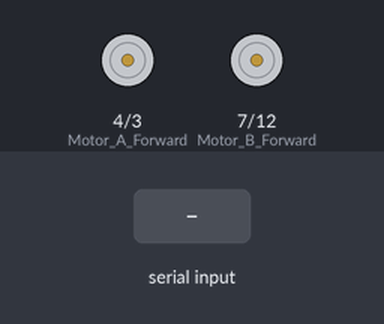
The sketch below on a simulated Arduino Uno, built with avr-gcc and run on an emulated ATmega328P. On the bench: motor-driver pin pairs drawn as motors (green arrow = first pin HIGH = forward, orange = second pin HIGH = backward, longer = more drive, scaled by the enable pin). The inputs (shaded band) are chosen by the test bench. What the sketch prints to the serial monitor is not drawn.

Above: at 1.2 s.
1.3 s: "F\n" received over Serial
2.8 s: byte 66 ('B') received over Serial
At 3.5 s:
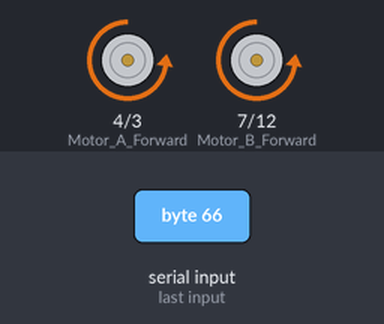
4.3 s: byte 76 ('L') received over Serial
At 4.7 s:
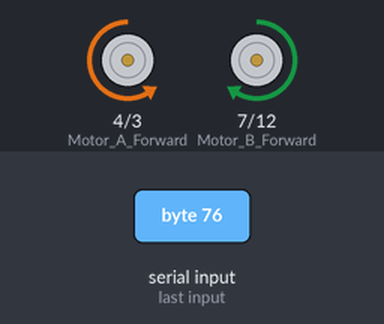
5.8 s: byte 82 ('R') received over Serial
At 7.0 s:
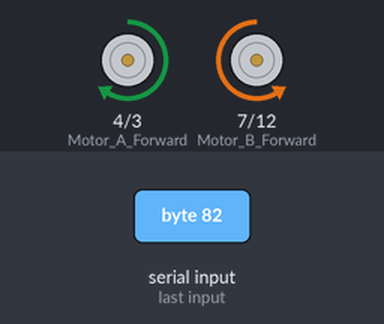
7.3 s: "G\n" received over Serial
At 8.2 s:
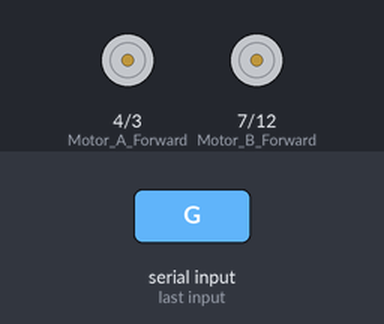
8.8 s: "I\n" received over Serial
Timing chart, 0 to 11.3 s (numbered marks = the images above; inputs shaded):
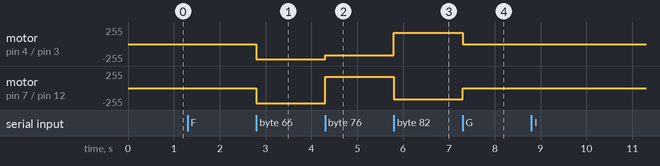

Measured:
- after the input at 2.8 s, motor on pin 4 (Motor_A_Forward) / pin 3 (Motor_A_Reverse), motor on pin 7 (Motor_B_Forward) / pin 12 (Motor_B_Reverse): stopped → backward 225/255 at once
- after the input at 4.3 s, motor on pin 4 (Motor_A_Forward) / pin 3 (Motor_A_Reverse): backward 225/255 → backward 170/255 at once; motor on pin 7 (Motor_B_Forward) / pin 12 (Motor_B_Reverse): backward 225/255 → forward 170/255 at once
- after the input at 5.8 s, motor on pin 4 (Motor_A_Forward) / pin 3 (Motor_A_Reverse): backward 170/255 → forward 170/255 at once; motor on pin 7 (Motor_B_Forward) / pin 12 (Motor_B_Reverse): forward 170/255 → backward 170/255 at once
- after the input at 7.3 s, motor on pin 4 (Motor_A_Forward) / pin 3 (Motor_A_Reverse): forward 170/255 → stopped at once; motor on pin 7 (Motor_B_Forward) / pin 12 (Motor_B_Reverse): backward 170/255 → stopped at once

The sketch:

Bluetooth_Arduino_Motor_Code.ino
```cpp
int Motor_A_Enable = 9;
int Motor_A_Reverse = 3;
int Motor_A_Forward = 4;

int Motor_B_Enable = 10;
int Motor_B_Reverse = 12;
int Motor_B_Forward = 7;

void setup() {
  // put your setup code here, to run once:
  Serial.begin(9600);

  pinMode(Motor_A_Enable, OUTPUT);
  pinMode(Motor_A_Forward, OUTPUT);
  pinMode(Motor_A_Reverse, OUTPUT);

  pinMode(Motor_B_Enable, OUTPUT);
  pinMode(Motor_B_Forward, OUTPUT);
  pinMode(Motor_B_Reverse, OUTPUT);
}

void loop() {

  if(Serial.available() > 0)
  {
    char data;
     data = Serial.read();
     Serial.write(Serial.read());
     Serial.print(data);
     Serial.print("\n");

    switch (data)
    {
      case 'F': //FORWARD
      Serial.print("Forward\n");
        analogWrite(Motor_B_Enable, 225);
        analogWrite(Motor_A_Enable, 225);
        digitalWrite(Motor_A_Reverse, LOW);
        digitalWrite(Motor_B_Reverse, LOW);
        digitalWrite(Motor_A_Forward, HIGH);
        digitalWrite(Motor_B_Forward, HIGH);
        break;
      case 'B': //REVERSE
      Serial.print("Reverse\n");
        analogWrite(Motor_B_Enable, 225);
        analogWrite(Motor_A_Enable, 225);
        digitalWrite(Motor_A_Forward, LOW);
        digitalWrite(Motor_B_Forward, LOW);
        digitalWrite(Motor_A_Reverse, HIGH);
        digitalWrite(Motor_B_Reverse, HIGH);
        break;
      case 'L': //FORWARD LEFT
        Serial.print("LEFT\n");
        analogWrite(Motor_B_Enable, 170);
        analogWrite(Motor_A_Enable, 170);
        digitalWrite(Motor_B_Reverse, LOW);
        digitalWrite(Motor_B_Forward, HIGH);
        digitalWrite(Motor_A_Reverse, HIGH);
        digitalWrite(Motor_A_Forward, LOW);
        break;
      case 'R': //FORWARD RIGHT
      Serial.print("Right\n");
        analogWrite(Motor_A_Enable, 170);
        analogWrite(Motor_B_Enable, 170);
        digitalWrite(Motor_A_Reverse, LOW);
        digitalWrite(Motor_A_Forward, HIGH);
        digitalWrite(Motor_B_Reverse, HIGH);
        digitalWrite(Motor_B_Forward, LOW);
        break;
      case 'G': //REVERSE LEFT
        Serial.print("left\n");
        analogWrite(Motor_A_Enable, 170);
        analogWrite(Motor_B_Enable, 170);
        digitalWrite(Motor_A_Reverse, HIGH);
        digitalWrite(Motor_A_Forward, LOW);
        digitalWrite(Motor_B_Reverse, LOW);
        digitalWrite(Motor_B_Forward, HIGH);
        break;
      case 'I': //REVERSE RIGHT
        Serial.print("Right\n");
        analogWrite(Motor_B_Enable, 170);
        analogWrite(Motor_A_Enable, 170);
        digitalWrite(Motor_B_Reverse, HIGH);
        digitalWrite(Motor_B_Forward, LOW);
        digitalWrite(Motor_A_Reverse, LOW);
        digitalWrite(Motor_A_Forward, HIGH);
        break;
      default: //If bluetooth module receives any value not listed above, both motors turn off
        analogWrite(Motor_A_Enable, 0);
        analogWrite(Motor_B_Enable, 0);
    }
  }
}
```
